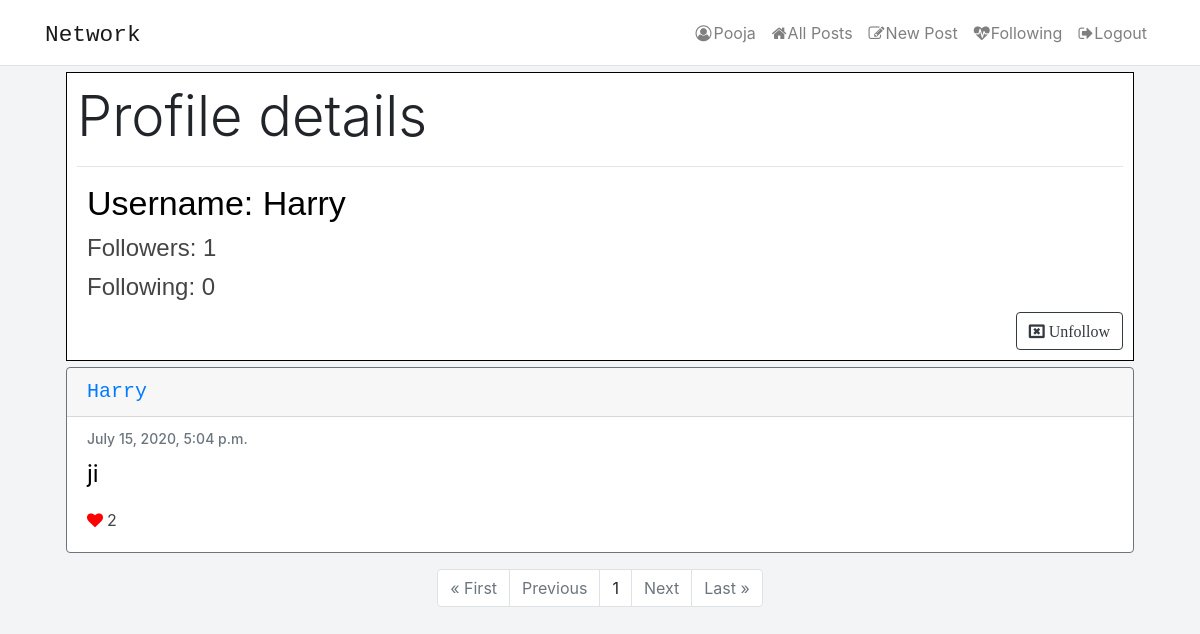
The app's page /profile/harry (signed in) with its own data.
### network/models.py (models this page shows, shortened)
class User(AbstractUser):
    pass

class Post(models.Model):
    content = models.CharField(max_length=255)
    user = models.ForeignKey('User', on_delete=models.CASCADE, related_name='author')
    date = models.DateTimeField(default=datetime.now())
    liked = models.ManyToManyField('User', default = None, blank = True, related_name='post_likes')

### network/views.py (the view, shortened to what this page needs)
# urls.py: path("profile/<str:username>", views.profile, name="profile"),
def profile(request, username):
    if request.method == "GET":
        current_user = request.user
        profileuser = get_object_or_404(User, username=username)
        posts = Post.objects.filter(user=profileuser).order_by('id').reverse()
        follower = Profile.objects.filter(target=profileuser)
        following = Profile.objects.filter(follower=profileuser)
        if request.user.is_anonymous:
            return redirect("login")
        else:
            following_each_other = Profile.objects.filter(follower=current_user, target = profileuser)
            totalfollower = len(follower)
            totalfollowing = len(following)
            paginator = Paginator(posts, 10)
            page_number = request.GET.get('page')
            page_obj = paginator.get_page(page_number)
            return render(request, "network/profile.html" , {'profileuser': profileuser,
            'page_obj': page_obj, 'follower': totalfollower, 'following': totalfollowing,
            'followingEachOther':following_each_other})

### network/templates/network/profile.html (shortened to what this page needs)
{% extends 'network/layout.html' %}
{% load static %}
{% block body %}
<div class="container" >
    <div style="border: 1px solid black; padding: 10px; background-color: white; margin: 6px;">
        <h3 class="display-4">Profile details</h3>
        <hr>
        <h4 class="details-name">Username: {{profileuser.username|title}}</h4>
        <h4 class="details-follow" >Followers: {{follower}}</h4>
        <h4 class="details-follow">Following: {{following}}</h4>
        {% if user.username != profileuser.username %}
            {% if not followingEachOther %}
            <form class="text-right" method="post" action="{% url 'profile' username=profileuser.username %}">
                {% csrf_token %}
                <button class="btn btn-outline-dark" type="submit" value="Follow"><i class="fa fa-child"> Follow</i></button>
            </form>
            {% elif followingEachOther %}
            <form class="text-right" method="post" action="{% url 'profile' username=profileuser.username %}">
               <button class="btn btn-outline-dark" type="submit" value="Unfollow"><i class="fa fa-window-close-o"> Unfollow</i></button>
            </form>
            {% endif %}
        {% endif %}
    </div>
</div>
<div class="container">
    {% for post in page_obj %}
    <div class="card border-secondary mb-3" style="width:auto; margin:6px;">
        <h5 class="card-header"><a href="{% url 'profile' username=post.user %}">{{post.user|title}}</a></h5>
        <div class="card-body text-secondary">
            <h6 class="card-subtitle mb-2 text-muted">{{post.date}}</h6>
            <p class="card-text">{{post.content}}</p>
            {% if user.is_authenticated %}
                {% if request.user == post.user %}
                <a href="{% url 'edit' post_id=post.id%}" class="edit" style="right: 20px;">Edit</a>
                {% elif request.user in post.liked.all %}
                    <a class="likebutton" href="#" data-catid="{{ post.id }}" id="{{post.id}}" data-total="{{post.liked.all.count}}"  data-value="Unlike" value="submit"><i class="fa fa-heart" id="heart{{post.id}}" style="margin-right: 4px; color:red;"></i><span id="liked{{post.id}}">{{post.liked.all.count}}</span></a>
                    {% else %}
                    <a class="likebutton" href="#" data-catid="{{ post.id }}" id="{{post.id}}" data-total="{{post.liked.all.count}}"  data-value="Like" value="submit"><i class="fa fa-heart" id="heart{{post.id}}" style="margin-right: 4px; color:black;"></i><span id="liked{{post.id}}">{{post.liked.all.count}}</span></a>
                {% endif %}
            {% else %}
                <p>Likes: {{post.liked.all.count}}</p>
            {% endif %}
        </div>
    </div>
    {% endfor %}
</div>
<div class="container">
    <ul class="pagination justify-content-center">
        {% if page_obj.has_previous %}
            <li class="page-item"><a href="?page=1" class="page-link">&laquo; First</a></li>
            <li class="page-item"><a href="?page={{ page_obj.previous_page_number }}" class="page-link">Previous</a></li>
        {% else %}
        <li class="page-item disabled"><a class="page-link">&laquo; First</a></li>
        <li class="page-item disabled"><a class="page-link">Previous</a></li>
        {% endif %}
            <li class="page-item"><a class="page-link">{{ page_obj.number }}</a></li>
        {% if page_obj.has_next %}
        <li class="page-item"><a href="?page={{ page_obj.next_page_number }}" class="page-link">Next</a></li>
        <li class="page-item"><a href="?page={{ page_obj.paginator.num_pages }}" class="page-link">Last &raquo;</a></li>
        {% else %}
        <li class="page-item disabled"><a class="page-link">Next</a></li>
        <li class="page-item disabled"><a class="page-link">Last &raquo;</a></li>
        {% endif %}
    </ul>
</div>
{% endblock %}

### network/templates/network/layout.html (shortened to what this page needs)
{% load static %}
<!DOCTYPE html>
<html lang="en">
    <head>
        <link rel="stylesheet" href="https://stackpath.bootstrapcdn.com/bootstrap/4.4.1/css/bootstrap.min.css">
        <link href="{% static 'network/styles.css' %}" rel="stylesheet">
        <link rel="stylesheet" href="https://cdnjs.cloudflare.com/ajax/libs/font-awesome/4.7.0/css/font-awesome.min.css">
    </head>
    <body>
            <nav class="navbar navbar-expand-lg navbar-light bg-light">
                <div class="container">
                    <a class="navbar-brand network" href="{% url 'index' %}"><code>Network</code></a>
                    <div>
                        <ul class="navbar-nav mr-auto">
                            {% if user.is_authenticated %}
                            <ul class="navbar-nav ml-auto">
                                <li class="nav-item dropdown">
                                  <a class="nav-link" href="{% url 'profile' username=user.username %}">
                                    <i class="fa fa-user-circle-o" style="margin-right: 2px;"></i>{{ request.user|title }}
                                  </a>
                                </li>
                              </ul>
                            {% endif %}
                            <li class="nav-item">
                            <a class="nav-link " href="{% url 'index' %}"><i class="fa fa-home" style="margin-right: 1px;"></i>All Posts</a>
                            </li>
                            {% if user.is_authenticated %}
                                <li class="nav-item">
                                    <a class="nav-link" href="{% url 'newpost' username=user.username %}"><i class="fa fa-pencil-square-o" style="margin-right: 1px;"></i>New Post</a>
                                </li>
                                <li class="nav-item">
                                    <a class="nav-link" href="{% url 'following' username=user.username %}"><i class="fa fa-heartbeat" style="margin-right: 1px;"></i>Following</a>
                                </li>
                                <li class="nav-item">
                                    <a class="nav-link" href="{% url 'logout' %}"><i class="fa fa-sign-out" style="margin-right: 1px;"></i>Logout</a>
                                </li>
                            {% endif %}
                        </ul>
                    </div>
                </div>
            </nav>
        <div class="container">
            <div class="body">
                {% block body %}
                {% endblock %}
            </div>
        </div>
</html>

### network/static/network/styles.css (style rules this page uses)
body { background-color: #f2f4f5; }
.navbar { background-color:white !important; border-bottom: solid #e1e4e6 1px; }
.likebutton ,.edit { color:#454545; }
.card-header { font-size:20px; font-family: monospace; }
.card-subtitle { font-size:14px; }
.card-text { font-size:24px; color:black; }
.network { font-size: 26px; color:black; font-family: 'Franklin Gothic Medium', 'Arial Narrow', Arial, sans-serif; }
.details-follow { font-size: 24px; margin:10px; color: #454545; font-family: 'Gill Sans', 'Gill Sans MT', Calibri, 'Trebuchet MS', sans-serif; }
.details-name { font-size: 34px; margin:10px; color: black; font-family: 'Gill Sans', 'Gill Sans MT', Calibri, 'Trebuchet MS', sans-serif; }

### records on screen
User: user "Pooja"
User: username "Harry"
Post: user "Harry", date "July 15, 2020, 5:04 p.m.", content "ji", liked.all.count "2"

### other values on screen
{{ follower }} "1"
{{ following }} "0"
{{ page_obj.number }} "1"
